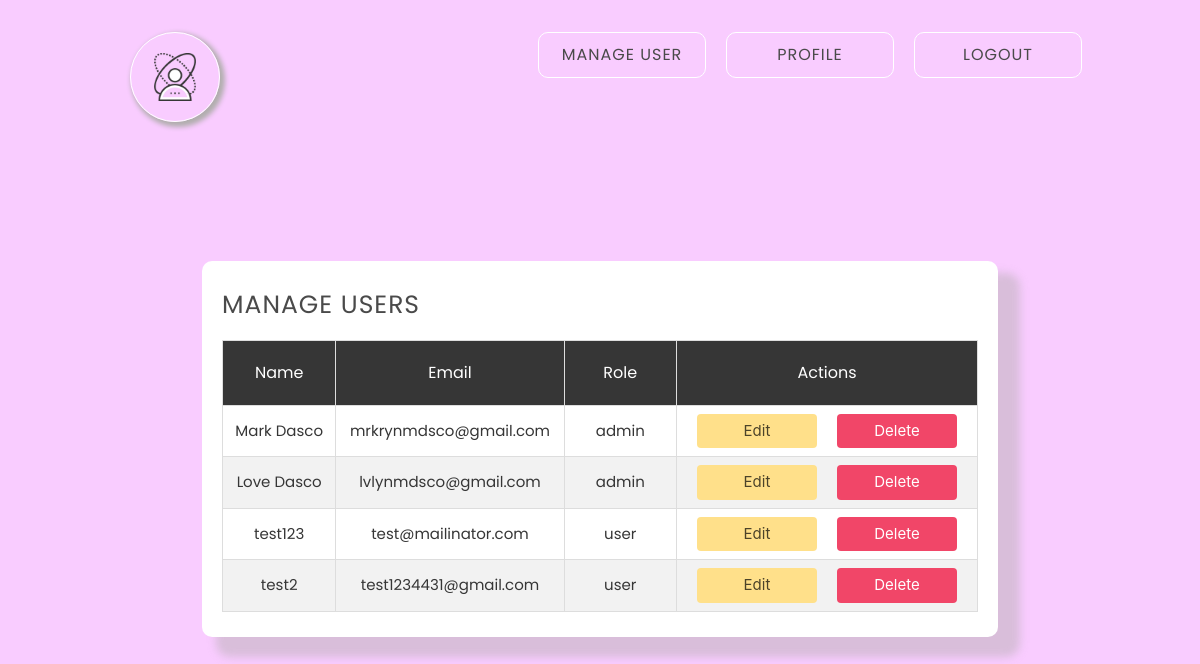
Page /manage-users (signed in) on the earlier database version.
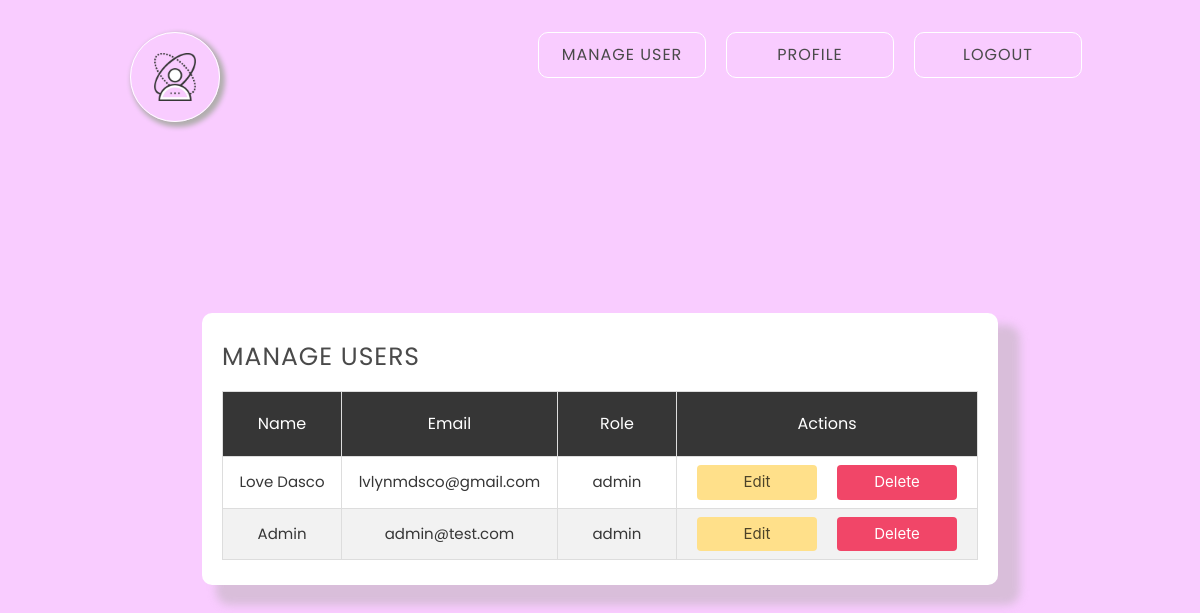
Same page on the later database version.
### models.py (models this page shows)
class User(UserMixin, db.Model):
    id = db.Column(db.Integer, primary_key=True) # primary keys are required by SQLAlchemy
    email = db.Column(db.String(100), unique=True)
    password = db.Column(db.String(100))
    name = db.Column(db.String(1000))
    role = db.Column(db.String(1000))

### main.py (the view)
@main.route('/manage-users') # manage user page that return 'manage-user'
@login_required
def manage_user():
    if current_user.role == "admin":
        users = User.query.filter(User.id != current_user.id).all()
        return render_template('manage-users.html',users=users)
    else:
        abort(404, 'Page not found')

### templates/manage-users.html (shortened to what this page needs)
{% extends "base.html" %} {% block content %}
<div class="columns is-centered">
    <div class="column is-10">
        <div class="table-wrapper">
            <h2>Manage Users</h2>
            <table class="table table-fullwidth table-striped">
                <thead>
                    <th>Name</th>
                    <th>Email</th>
                    <th>Role</th>
                    <th>Actions</th>
                </thead>
                <tbody>
                    {% for user in users %}
                    <tr>
                        <td>{{ user.name }}</td>
                        <td>{{ user.email }}</td>
                        <td>{{ user.role }}</td>
                        <td>
                            <div class="action-btns">
                                <div class="action-btn-wrapper">
                                    <button class="button is-warning addBtn js-modal-trigger"
                                        onclick="edit({{user.id}})">
                                        Edit
                                    </button>
                                </div>
                                <div class="action-btn-wrapper">
                                    <button class="button is-danger deleteBtn"
                                        onclick="del({{user.id}})">Delete</button>
                                </div>
                            </div>
                        </td>
                    </tr>
                    {% endfor %}
                </tbody>
            </table>
        </div>
    </div>
</div>
{% endblock %}

### templates/base.html (shortened to what this page needs)
<!DOCTYPE html>
<html>
<head>
  <link rel="stylesheet" href="https://cdnjs.cloudflare.com/ajax/libs/bulma/0.9.4/css/bulma.min.css">
  <link rel="stylesheet" href="{{ url_for('static', filename='custom.css') }}">
</head>
<body>
  <section class="hero is-fullheight" style="background-color:#f9ccff;">
    <div class="hero-head">
      <nav class="navbar">
        <div class="container">
          <div id="navbarMenuHeroA" class="navbar-menu">
            <div class="navbar-start">
              <a href="{{ url_for('main.index') }}" class="navbar-item">
                <img src="{{ url_for('static', filename='user-icon.png') }}">
              </a>
            </div>
            <div class="navbar-end">
              {% if current_user.is_authenticated %}
              {% if current_user.role == "admin" %}
              <a href="{{ url_for('main.manage_user') }}" class="navbar-item">
                Manage User
              </a>
              {% endif %}
              {% endif %}
              {% if current_user.is_authenticated %}
              <a href="{{ url_for('main.profile') }}" class="navbar-item">
                Profile
              </a>
              {% endif %}
              {% if current_user.is_authenticated %}
              <a href="{{ url_for('auth.logout') }}" class="navbar-item">
                Logout
              </a>
              {% endif %}
            </div>
          </div>
        </div>
      </nav>
    </div>
    <div class="hero-body">
      <div class="container has-text-centered">
        {% block content %}{% endblock %}
      </div>
    </div>
  </section>
</body>
</html>

### static/custom.css (style rules this page uses)
body { font-family: 'Poppins'; }
.hero-head { margin-top: 2rem; }
a.navbar-item { text-transform: uppercase; letter-spacing: 1px; font-size: 16px; margin: 0px 10px; border: 1px solid white; border-radius: 10px; padding: 10px 21px; width: 168px; justify-content: center; height: fit-content; }
.navbar-start img { max-height: 90px; border: 1px solid #fff; border-radius: 50%; padding: 20px 20px; overflow: initial; box-shadow: 3px 3px 5px 2px #b1aeae; }
.navbar-start .navbar-item { padding: 0px; border: 0px; width: auto; transition: 0.3s; }
.table-fullwidth { width: 100%; }
.table-wrapper { background-color: #fff; padding: 30px 20px; border-radius: 10px; box-shadow: 18px 16px 8px 4px #b1aeae73; }
thead th { text-align: center !important; padding: 20px 10px !important; border: 1px solid #dddddd !important; background-color: #363636; color: #fff !important; font-weight: 400; }
thead { border:1px solid #dddddd !important; }
td { padding: 8px 10px !important; width:33.3%; border:1px solid #dddddd !important; font-size: 15px; vertical-align:middle !important; }
.table-striped>tbody>tr:nth-of-type(even)>* { background-color:#afafaf29; }
.table-wrapper { background-color: #fff; padding: 25px 20px 25px 20px; }
.table-wrapper h2 { font-weight: 400; text-transform: uppercase; letter-spacing: 1px; margin: 0px; font-size: 25px; text-align: left; margin-bottom: 1rem; }
.action-btns { display: flex; justify-content: center; }
.action-btn-wrapper { margin: 0px 10px; }
.action-btn-wrapper button { width: 120px; padding: 5px 30px; font-size: 15px; height: auto; }

Differences in the rows shown:
removed User: name "Mark Dasco", email "mrkrynmdsco@gmail.com", role "admin"
removed User: name "test123", email "test@mailinator.com", role "user"
removed User: name "test2", email "test1234431@gmail.com", role "user"
added User: name "Admin", email "admin@test.com", role "admin"
